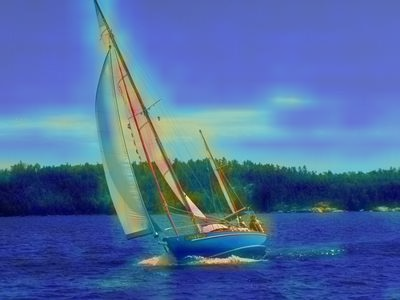

Recreate this plot in Python.
from multiscale_fusion_sod import SOD
import torch
from matplotlib import pyplot as plt
from dataloader import get_loader
import numpy as np
import torch.nn.functional as F
import cv2
from PIL import Image
import transforms as trans
from torchvision import transforms
def iou_loss(pred, mask):
    pred  = torch.sigmoid(pred)
    inter = (pred*mask).sum(dim=(2,3))
    union = (pred+mask).sum(dim=(2,3))
    iou  = 1-(inter+1)/(union-inter+1)
    return iou.mean()

model = SOD()
#model.cuda()
model.eval()
model.load_state_dict(torch.load('/home/yy/savepth/multiscale_fusion_sod_d2_int4d_cpr120.pth'))
train_dataset = get_loader('DUTS/DUTS-TE', "/home/yy/datasets/", 224, mode='test')
train_dl = torch.utils.data.DataLoader(train_dataset, batch_size=1, shuffle = False, 
                                               pin_memory=True,num_workers = 1)
path = ''
gt = None
img_size = 56
for i,batch in enumerate(train_dl):
    l = []

    images, image_w, image_h, image_path = batch
    path = image_path
    x1,x1_,x2,x2_,x3,x3_ = model(images)
    l.append(x1.clone().detach().cpu().numpy())
    l.append(x1_.clone().detach().cpu().numpy())
    #l.append(a22.clone().detach().cpu().numpy())

    if(i == 6):
        break

print(path)


x1 = np.sum(l[0],axis=2)
x1 = x1.reshape(1,img_size,img_size).squeeze(0)
#print(x1)

mask = x1
mask = mask - np.min(mask)
mask = mask / np.max(mask)
colormap = cv2.COLORMAP_JET
use_rgb = True
img = cv2.imread(path[0])
img = cv2.cvtColor(img, cv2.COLOR_BGR2RGB)
img = np.array(img).astype(np.float32)
img = img/255
heatmap = cv2.applyColorMap(np.uint8(255 * mask), colormap)
if use_rgb:
    heatmap = cv2.cvtColor(heatmap, cv2.COLOR_BGR2RGB)
heatmap = np.float32(heatmap) / 255
heatmap = cv2.resize(heatmap,(img.shape[1],img.shape[0]),interpolation=cv2.INTER_LINEAR)
if np.max(img) > 1:
    raise Exception(
        "The input image should np.float32 in the range [0, 1]")

cam = 0.3*heatmap + 0.7*img
cam = cam / np.max(cam)
plt.imshow(cam)
plt.savefig('cam.png')
cv2.imwrite('cam.png',cv2.cvtColor(cam*255, cv2.COLOR_BGR2RGB))

x1 = np.sum(l[1],axis=2)
x1 = x1.reshape(1,img_size,img_size).squeeze(0)
#print(x1)

mask = x1
mask = mask - np.min(mask)
mask = mask / np.max(mask)
colormap = cv2.COLORMAP_JET
use_rgb = True
img = cv2.imread(path[0])
img = cv2.cvtColor(img, cv2.COLOR_BGR2RGB)
img = np.array(img).astype(np.float32)
img = img/255
heatmap = cv2.applyColorMap(np.uint8(255 * mask), colormap)
if use_rgb:
    heatmap = cv2.cvtColor(heatmap, cv2.COLOR_BGR2RGB)
heatmap = np.float32(heatmap) / 255
heatmap = cv2.resize(heatmap,(img.shape[1],img.shape[0]),interpolation=cv2.INTER_LINEAR)
if np.max(img) > 1:
    raise Exception(
        "The input image should np.float32 in the range [0, 1]")

cam = 0.3*heatmap + 0.7*img
cam = cam / np.max(cam)
plt.imshow(cam)
plt.savefig('cam1.png')
cv2.imwrite('cam1.png',cv2.cvtColor(cam*255, cv2.COLOR_BGR2RGB))

ll=l[1]-l[0]
print(ll.shape)
x1 = np.sum(ll,axis=2)
x1 = x1.reshape(1,img_size,img_size).squeeze(0)
#print(x1)

mask = x1
mask = mask - np.min(mask)
mask = mask / np.max(mask)
colormap = cv2.COLORMAP_JET
use_rgb = True
img = cv2.imread(path[0])
img = cv2.cvtColor(img, cv2.COLOR_BGR2RGB)
img = np.array(img).astype(np.float32)
img = img/255
heatmap = cv2.applyColorMap(np.uint8(255 * mask), colormap)
if use_rgb:
    heatmap = cv2.cvtColor(heatmap, cv2.COLOR_BGR2RGB)
heatmap = np.float32(heatmap) / 255
heatmap = cv2.resize(heatmap,(img.shape[1],img.shape[0]),interpolation=cv2.INTER_LINEAR)
if np.max(img) > 1:
    raise Exception(
        "The input image should np.float32 in the range [0, 1]")

cam = 0.3*heatmap + 0.7*img
cam = cam / np.max(cam)
plt.imshow(cam)
plt.savefig('cam2.png')
cv2.imwrite('cam2.png',cv2.cvtColor(cam*255, cv2.COLOR_BGR2RGB))

print(1)